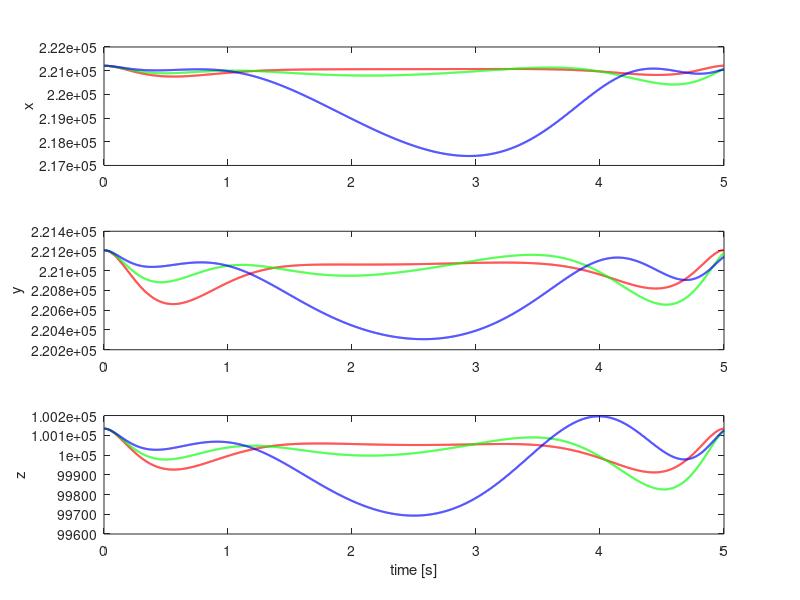

The MATLAB script that drew this image:
clear 
close all

figure()
t_traj = linspace(0,5,5/0.001);
load("nom.mat")
subplot(3,1,1)
plot(t_traj,xlength,'r','LineWidth',1.5)
hold on
subplot(3,1,2)
plot(t_traj,ylength,'r','LineWidth',1.5)
hold on
subplot(3,1,3)
plot(t_traj,zlength,'r','LineWidth',1.5)
hold on

load("delta98.mat")
subplot(3,1,1)
plot(t_traj,xlength,'g','LineWidth',1.5)
hold on
subplot(3,1,2)
plot(t_traj,ylength,'g','LineWidth',1.5)
hold on
subplot(3,1,3)
plot(t_traj,zlength,'g','LineWidth',1.5)
hold on

load("delta95.mat")
subplot(3,1,1)
plot(t_traj,xlength,'b','LineWidth',1.5)
ylabel('x')
hold off
subplot(3,1,2)
plot(t_traj,ylength,'b','LineWidth',1.5)
ylabel('y')
hold off
subplot(3,1,3)
plot(t_traj,zlength,'b','LineWidth',1.5)
ylabel('z')
xlabel('time [s]')
hold off